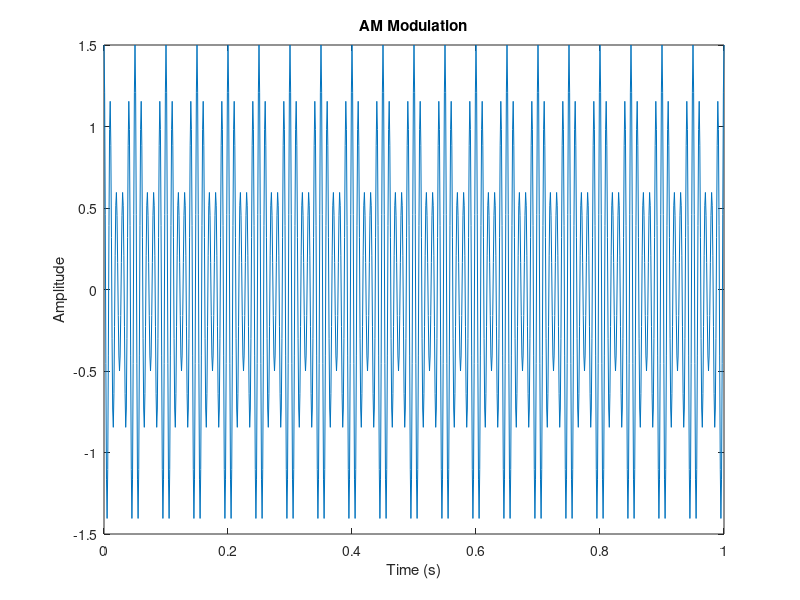
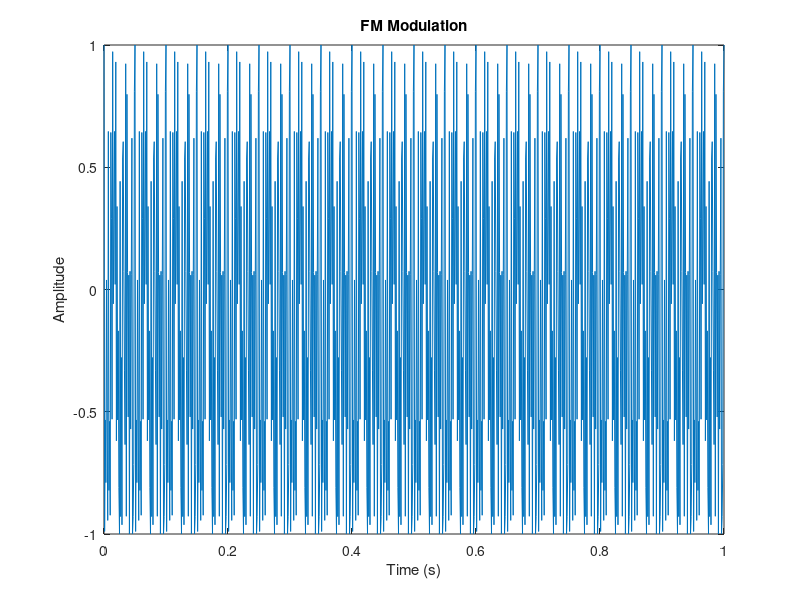

MATLAB code to generate these figures, in order: (Note: this script raises an error after producing the figures.)
close all, clear

% Parámetros para la generación de señales
SIGNALS_POR_MODULACION = 2;
SNR = -30:5:60;
LONGITUD_SIGNAL = 1000;

% Parámetros comunes para las señales
Fs = 1000;           % Frecuencia de muestreo en Hz
t = 0:1/Fs:1;        % Vector de tiempo de 1 segundo
Fc = 100;            % Frecuencia de la portadora en Hz
fm = 20;             % Frecuencia de la señal moduladora en Hz

% Información transmitida
N = 600;                         % Número de bits
m = cos(2*pi*fm*t);  % Señal moduladora
dataBits = randi([0 1], N, 1);   % Vector de bits aleatorios

bitrate = 200; %bits por segundo

duracion_total_s = length(dataBits)/bitrate;
duracionbit = 1/bitrate;
muestras_bit = Fs*duracionbit;
freqdev = 200e3;




%% Modulación de Amplitud (AM)
Am = 1;              % Amplitud de la portadora
Ac = Am / 2;         % Coeficiente de modulación
sAM = (1 + Ac*m) .* cos(2*pi*Fc*t);
figure
plot(t, sAM); 
title('AM Modulation')
xlabel('Time (s)')
ylabel('Amplitude');



%% Modulación de Frecuencia (FM)
sFM= fmmod( m, Fc , Fs , freqdev );
figure
plot(t, sFM)
title('FM Modulation')
xlabel('Time (s)')
ylabel('Amplitude');

%% Modulación de Fase (PM)
phasedev =pi/2;
sPM = pmmod(m,Fc,Fs,phasedev);
figure
plot(t, sPM)
title('PM Modulation')
xlabel('Time (s)')
ylabel('Amplitude');


%% BPSK
bpskSig = pskmod(dataBits,2);  % Crear un modulador BPSK
figure
plot(real(bpskSig))
title('BPSK Modulation')
xlabel('Sample')
ylabel('Amplitude');

%% QPSK
qpskSig = pskmod(dataBits,4);  % Crear un modulador BPSK
figure; plot(real(qpskSig))
title('QPSK Modulation')
xlabel('Sample')
ylabel('Amplitude');

%% 16-QAM
M = 16;                                        % Orden de la modulación
qam16Sig = qammod(dataBits,M,InputType="bit");    % Crear un modulador 16-QAM
% Se repiten las muestras para ajustarlo a Fs
qam16Sig = repelem(qam16Sig,muestras_bit);
figure
plot(abs(qam16Sig))
title('16-QAM Modulation')
xlabel('Sample')
ylabel('Amplitude');

scatterplot(qam16Sig)
title("16 QAM constellation")
%% 64-QAM
M = 64;                                        % Orden de la modulación
qam64Sig = qammod(dataBits,M,InputType="bit");     % Crear un modulador 64-QAM
qam64Sig = repelem(qam64Sig,muestras_bit);

figure; 
plot(abs(qam64Sig)); 
title('64-QAM Modulation'); 
xlabel('Sample');
ylabel('Amplitude');

scatterplot(qam64Sig)
title("64 QAM constellation")


%% ASK modulation
A1=1;      % Amplitude of carrier signal for information 1
A2=0;       % Amplitude of carrier signal for information 0
bp = 1/bitrate;
f=bitrate*10;    % carrier frequency
t2=bp/99:bp/99:bp;
ss=length(t2);
askSig=[];
for i=1:1:length(dataBits)
    if dataBits(i)==1
        y=A1*cos(2*pi*f*t2);
    else
        y=A2*cos(2*pi*f*t2);
    end
    askSig=[askSig y];
end

figure; 
plot(abs(askSig)); 
title('ASK Modulation'); 
xlabel('Sample');
ylabel('Amplitude');

scatterplot(askSig)
title("ASK constellation")

%% FSK modulation
M= 2;
freq_sep = 1e3;
nsamp = 2;
fskSig = fskmod(dataBits,M,freq_sep,nsamp,Fs);
figure; 
plot(abs(fskSig)); 
title('FSK Modulation'); 
xlabel('Sample');
ylabel('Amplitude');


scatterplot(fskSig)